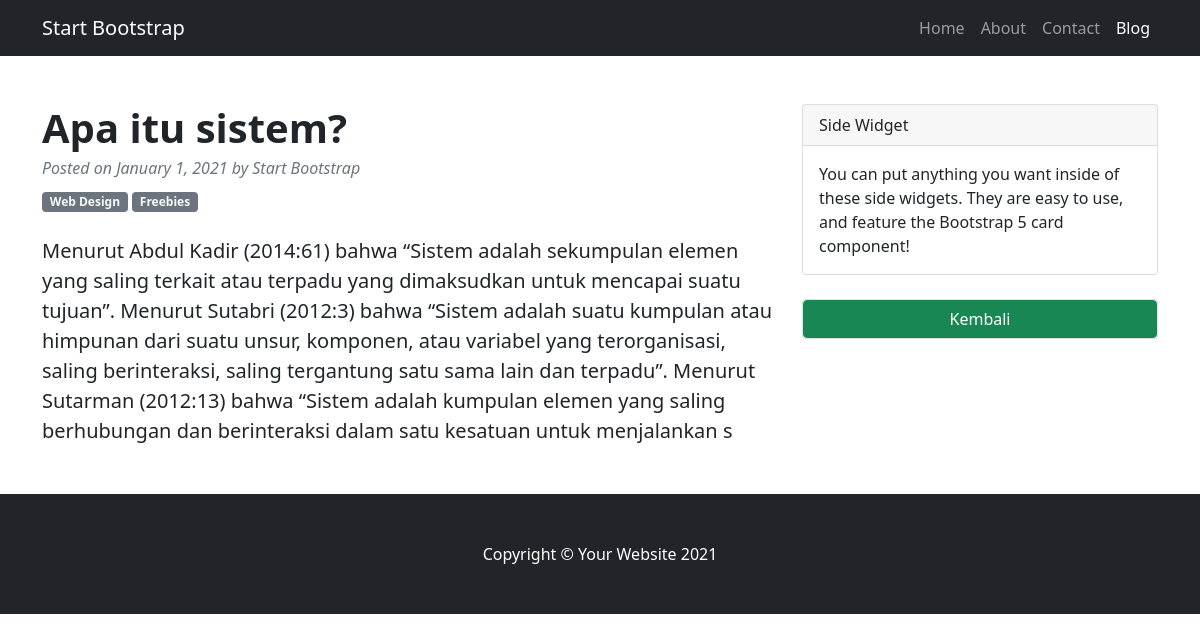
Page /app/union/artikel.php?id=2 on the committed database.
### tables this page shows
CREATE TABLE `artikel` (
  `id` int(11) NOT NULL,
  `judul` varchar(250) NOT NULL,
  `isi` varchar(500) NOT NULL,
  `created_at` timestamp NOT NULL DEFAULT current_timestamp()
);

### app/union/artikel.php (the view, shortened to what this page needs)
<?php
include 'config.php';
if(isset($_GET['id'])){
	$id = $_GET['id'];
	$select = mysqli_query($conn, "SELECT judul, isi FROM artikel WHERE id='$id'") or die(mysqli_error($conn));
}
?>
<!DOCTYPE html>
<html lang="en">
    <head>
        <link href="css/styles.css" rel="stylesheet" />
    </head>
    <body>
        <nav class="navbar navbar-expand-lg navbar-dark bg-dark">
            <div class="container">
                <a class="navbar-brand" href="#!">Start Bootstrap</a>
                <div class="collapse navbar-collapse" id="navbarSupportedContent">
                    <ul class="navbar-nav ms-auto mb-2 mb-lg-0">
                        <li class="nav-item"><a class="nav-link" href="#">Home</a></li>
                        <li class="nav-item"><a class="nav-link" href="#!">About</a></li>
                        <li class="nav-item"><a class="nav-link" href="#!">Contact</a></li>
                        <li class="nav-item"><a class="nav-link active" aria-current="page" href="#">Blog</a></li>
                    </ul>
                </div>
            </div>
        </nav>
        <div class="container mt-5">
            <div class="row">
                <div class="col-lg-8">
                    <article>
					<?php
						while($ar = mysqli_fetch_array($select)){?>
                        <header class="mb-4">
                            <h1 class="fw-bolder mb-1"><?= $ar['judul'] ?></h1>
                            <div class="text-muted fst-italic mb-2">Posted on January 1, 2021 by Start Bootstrap</div>
                            <a class="badge bg-secondary text-decoration-none link-light" href="#!">Web Design</a>
                            <a class="badge bg-secondary text-decoration-none link-light" href="#!">Freebies</a>
                        </header>
                        <section class="mb-5">
                            <p class="fs-5 mb-4"><?= $ar['isi'] ?></p>
                        </section>
                    </article>
                    <?php
						}
						?>
                </div>
                <div class="col-lg-4">
                    <div class="card mb-4">
                        <div class="card-header">Side Widget</div>
                        <div class="card-body">You can put anything you want inside of these side widgets. They are easy to use, and feature the Bootstrap 5 card component!</div>
                    </div>
					<div class="card mb-4">
						<a href="index.php" class="btn btn-success">Kembali</a>
					</div>
                </div>
            </div>
        </div>
        <footer class="py-5 bg-dark">
            <div class="container"><p class="m-0 text-center text-white">Copyright &copy; Your Website 2021</p></div>
        </footer>
    </body>
</html>

### rows in the picture
artikel: judul "Apa itu sistem?", isi "Menurut Abdul Kadir (2014:61) bahwa “Sistem adalah sekumpulan elemen yang saling terkait atau terpadu yang dimaksudkan untuk mencapai suatu tujuan”. Menurut Sutabri (2012:3) bahwa “Sistem adalah suatu kumpulan atau himpunan dari suatu unsur, komponen, atau variabel yang terorganisasi, saling berinteraksi, saling tergantung satu sama lain dan terpadu”. Menurut Sutarman (2012:13) bahwa “Sistem adalah kumpulan elemen yang saling berhubungan dan berinteraksi dalam satu kesatuan untuk menjalankan s"
